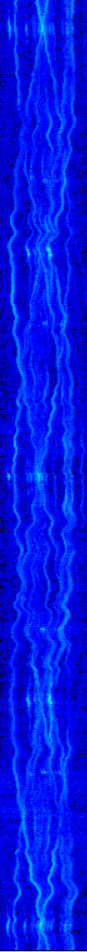
#> input picture image001.png, 87 x 952 px
$ python brightest_pixels.py
#> lines starting #> are read from the running program, lines starting #| are printed output that depends on the picture; after the words box and inside, x2 and y2 are one past the last pixel; in counts of white or black regions, pixels touching at a corner belong together
import cv2
import numpy as np
import matplotlib.pyplot as plt

# Function to find and plot the 10 brightest pixels
def plot_brightest_pixels(image_path, num_pixels=10):
    # Read the image
#> called with image_path = 'image001.png', num_pixels = 2
    image = cv2.imread(image_path)
#> image is the input picture: shape (952, 87, 3); mean B, G, R 226.1, 22.2, 0.3

    # Convert the image to grayscale
    gray_image = cv2.cvtColor(image, cv2.COLOR_BGR2GRAY)
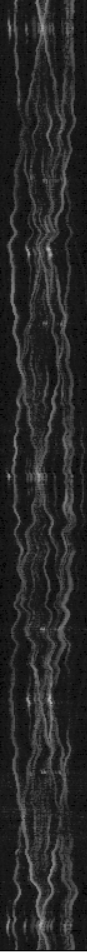
#> gray_image: shape (952, 87); min 0, max 178, mean 38.9

    # Flatten the grayscale image to a 1D array
    flat_gray = gray_image.flatten()

    # Get the indices of the 10 brightest pixels
    brightest_indices = np.argpartition(flat_gray, -num_pixels)[-num_pixels:]
#> brightest_indices = [60775, 21711]

    # Convert 1D indices back to 2D coordinates
    brightest_coords = np.unravel_index(brightest_indices, gray_image.shape)
#> brightest_coords = ([698, 249], [49, 48])

    # Plot the original image
    plt.figure(figsize=(8, 8))
    plt.imshow(cv2.cvtColor(image, cv2.COLOR_BGR2RGB))
    plt.title("Original Image with Brightest Pixels")

    # Plot the 10 brightest pixels
    plt.scatter(brightest_coords[1], brightest_coords[0], color='red', s=50, label="Brightest Pixels", marker='x')
    plt.legend()

    # Show the plot
    plt.show()
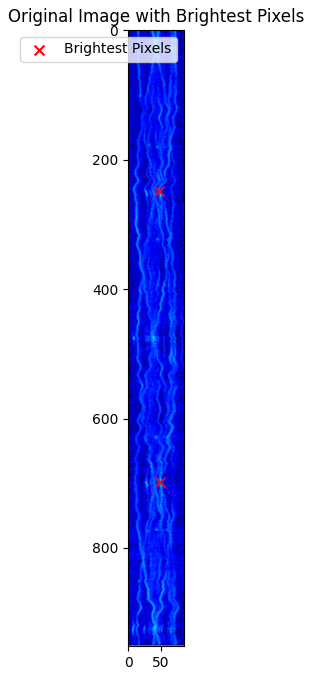
#> figure drawn by matplotlib, 1 panel

# Example usage
if __name__ == "__main__":
    # Path to the image
    image_path = 'image001.png'

    # Plot the brightest 10 pixels
    plot_brightest_pixels(image_path, num_pixels=2)
# ===========================================================================================================

import cv2
import numpy as np
from matplotlib import pyplot as plt

# Load the image (grayscale)
image = cv2.imread('image001.png', cv2.IMREAD_GRAYSCALE)
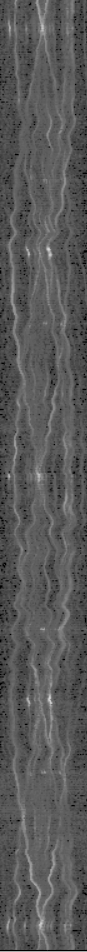
#> image: shape (952, 87); min 0, max 215, mean 88.1

# Apply Gaussian blur to reduce noise before thresholding
blur = cv2.GaussianBlur(image, (5, 5), 0)

# Apply Otsu's thresholding
_, otsu_thresh = cv2.threshold(blur, 0, 255, cv2.THRESH_BINARY + cv2.THRESH_OTSU)
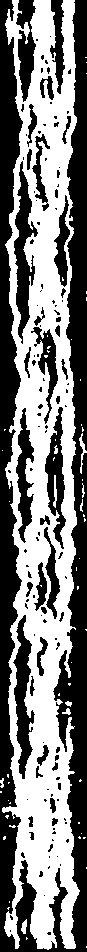
#> otsu_thresh: shape (952, 87); 48.9% white; 58 white regions (48 under 20 px), largest, box (x1, y1, x2, y2) and area: (2, 0, 80, 950) 39894, (79, 433, 87, 474) 97, (53, 475, 57, 508) 77

# Display the results
plt.figure(figsize=(8,8))


plt.imshow(otsu_thresh, cmap='gray')
plt.title('Otsu Thresholding')
plt.axis('off')

plt.show()
